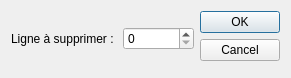
<?xml version="1.0" encoding="UTF-8"?>
<ui version="4.0">
 <class>deleteLineW</class>
 <widget class="QDialog" name="deleteLineW">
  <property name="geometry">
   <rect>
    <x>0</x>
    <y>0</y>
    <width>291</width>
    <height>78</height>
   </rect>
  </property>
  <property name="windowTitle">
   <string>Dialog</string>
  </property>
  <layout class="QHBoxLayout" name="horizontalLayout">
   <item>
    <layout class="QGridLayout" name="gridLayout">
     <item row="0" column="0">
      <widget class="QLabel" name="label">
       <property name="text">
        <string>Ligne à supprimer : </string>
       </property>
      </widget>
     </item>
     <item row="0" column="1">
      <widget class="QSpinBox" name="spinBox"/>
     </item>
    </layout>
   </item>
   <item>
    <widget class="QDialogButtonBox" name="buttonBox">
     <property name="orientation">
      <enum>Qt::Vertical</enum>
     </property>
     <property name="standardButtons">
      <set>QDialogButtonBox::Cancel|QDialogButtonBox::Ok</set>
     </property>
    </widget>
   </item>
  </layout>
 </widget>
 <resources/>
 <connections>
  <connection>
   <sender>buttonBox</sender>
   <signal>accepted()</signal>
   <receiver>deleteLineW</receiver>
   <slot>accept()</slot>
   <hints>
    <hint type="sourcelabel">
     <x>248</x>
     <y>254</y>
    </hint>
    <hint type="destinationlabel">
     <x>157</x>
     <y>274</y>
    </hint>
   </hints>
  </connection>
  <connection>
   <sender>buttonBox</sender>
   <signal>rejected()</signal>
   <receiver>deleteLineW</receiver>
   <slot>reject()</slot>
   <hints>
    <hint type="sourcelabel">
     <x>316</x>
     <y>260</y>
    </hint>
    <hint type="destinationlabel">
     <x>286</x>
     <y>274</y>
    </hint>
   </hints>
  </connection>
 </connections>
</ui>
